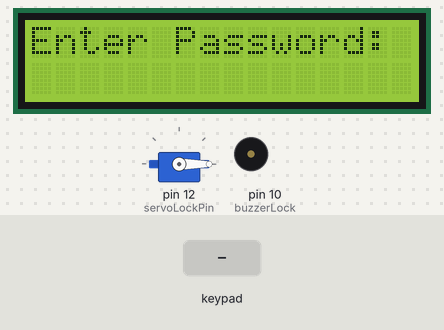
A sketch run on a simulated Arduino Uno, built with avr-gcc and run on an emulated ATmega328P. On the bench: 16×2 character LCD, servo, buzzer (waves = sounding, pin HIGH). The test bench sets the inputs (shaded band). EEPROM starts erased; what the sketch prints to the serial monitor is not drawn.

Above: at 1.3 s.
1.4 s: keypad keys 1 7 1 0 2 0 0 4 * pressed 0.4 s apart
At 3.8 s:
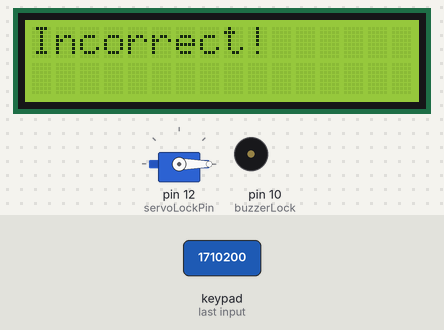
6.5 s: key '1' pressed
At 7.2 s:
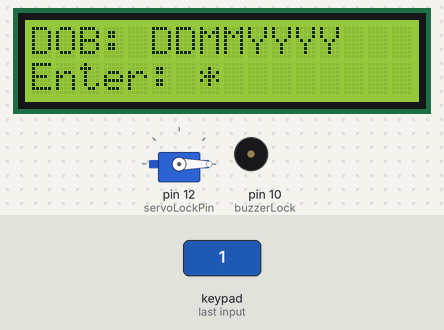
8.3 s: keypad keys 1 7 1 0 2 0 0 4 pressed 0.4 s apart
At 12.2 s:
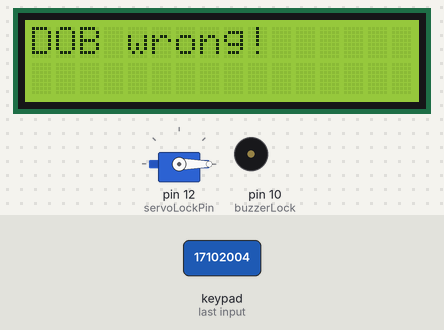
13.0 s: key '2' pressed
At 13.3 s:
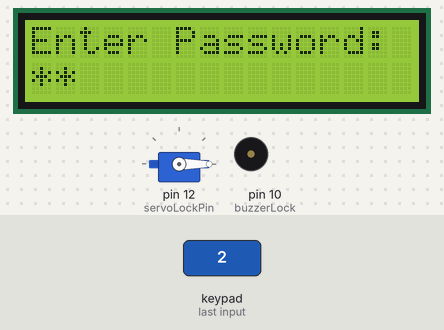
14.5 s: key '3' pressed
At 15.0 s:
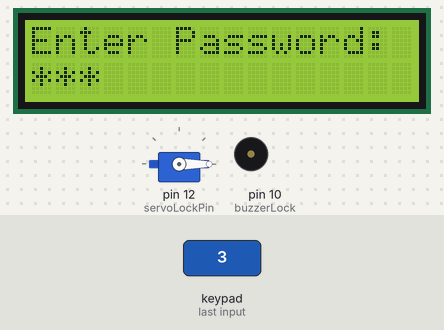
Timing chart, 0 to 17.0 s (numbered marks = the images above; inputs shaded):
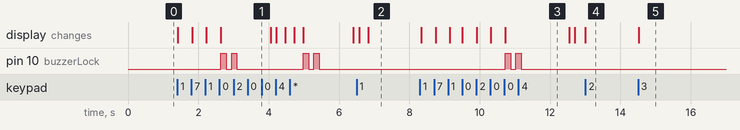

The sketch:

door_lock.ino
```cpp
#include <Wire.h>
#include <LiquidCrystal_I2C.h>
#include <Keypad_I2C.h>
#include <Servo.h>
#include <EEPROM.h>

// ================= Password Lock =================
#define PWnmbrLength 5  // รหัส 4 หลัก + '\0'
char Data[PWnmbrLength];
char Master[PWnmbrLength] = "1150";  // รหัสเริ่มต้น (จะถูกเขียนเก็บใน EEPROM ครั้งแรก)
byte data_count = 0;

// ====== ตั้งค่า "วันเดือนปีเกิด" ที่ต้องใช้ยืนยันก่อนรีเซ็ต ======
const char DOB_EXPECTED[] = "17102004";  // <<--- แก้ให้เป็นของคุณ รูปแบบ DDMMYYYY (8 หลัก)

// ====== EEPROM layout ======
const int EE_PASS_ADDR = 0;     // เก็บรหัส (รวม '\0' = 5 ไบต์)
const int EE_MAGIC_ADDR = 100;  // เก็บ magic byte เพื่อบอกว่าเคยตั้งค่าแล้ว
const byte EE_MAGIC_VAL = 0x42;

LiquidCrystal_I2C lcd(0x27, 16, 2);  // LCD address=0x27

// ----- Servo / Buzzer -----
int servoLockPin = 12;
Servo servoLock;
int buzzerLock = 10;

// ----- Keypad (PCF8574) -----
const byte ROWS = 4;
const byte COLS = 4;
char keys[ROWS][COLS] = {
  { '1', '2', '3', 'A' },
  { '4', '5', '6', 'B' },
  { '7', '8', '9', 'C' },
  { '*', '0', '#', 'D' }
};
byte rowPins[ROWS] = { 0, 1, 2, 3 };  // R1:P0 R2:P1 R3:P2 R4:P3
byte colPins[COLS] = { 4, 5, 6, 7 };  // C1:P4 C2:P5 C3:P6 C4:P7
#define KEYPAD_ADDR 0x20
Keypad_I2C keypad(makeKeymap(keys), rowPins, colPins, ROWS, COLS, KEYPAD_ADDR);

// ====== โหมดการทำงาน ======
enum Mode { MODE_NORMAL,
            MODE_RESET_CHECK_DOB,
            MODE_RESET_NEW_PW };
Mode mode = MODE_NORMAL;

// ====== บัฟเฟอร์สำหรับรีเซ็ต ======
char dobBuf[9];  // 8 หลัก + '\0'
byte dobCount = 0;

char newPwBuf[PWnmbrLength];
byte newPwCount = 0;

// ---------- Helper: Buzzer ----------
void beepOK(unsigned ms = 150) {
  digitalWrite(buzzerLock, HIGH);
  delay(ms);
  digitalWrite(buzzerLock, LOW);
}
void beepError(unsigned ms = 150) {
  for (int i = 0; i < 2; i++) {
    digitalWrite(buzzerLock, HIGH);
    delay(ms);
    digitalWrite(buzzerLock, LOW);
    delay(ms);
  }
}

// ---------- Helper: EEPROM ----------
void savePasswordToEEPROM(const char *pw) {
  // เก็บรหัส 4 หลัก + '\0'
  for (int i = 0; i < PWnmbrLength; i++) {
    EEPROM.update(EE_PASS_ADDR + i, pw[i]);
  }
  EEPROM.update(EE_MAGIC_ADDR, EE_MAGIC_VAL);
}

void loadPasswordFromEEPROM(char *out) {
  for (int i = 0; i < PWnmbrLength; i++) {
    out[i] = EEPROM.read(EE_PASS_ADDR + i);
  }
  // เผื่อกรณีข้อมูลไม่ครบ ใส่ null ท้าย
  out[PWnmbrLength - 1] = '\0';
}

// ---------- Helper: Clear buffers ----------
void clearData() {
  for (byte i = 0; i < PWnmbrLength; i++) Data[i] = '\0';
  data_count = 0;
}
void clearDOB() {
  for (byte i = 0; i < 9; i++) dobBuf[i] = '\0';
  dobCount = 0;
}
void clearNewPW() {
  for (byte i = 0; i < PWnmbrLength; i++) newPwBuf[i] = '\0';
  newPwCount = 0;
}

void showEnterPassword() {
  lcd.clear();
  lcd.setCursor(0, 0);
  lcd.print("Enter Password:");
  clearData();
}

// ======================= Setup =======================
void setup() {
  Wire.begin();
  lcd.init();
  lcd.backlight();

  keypad.begin();

  // Servo / Buzzer
  servoLock.attach(servoLockPin);
  servoLock.write(0);  // lock position
  pinMode(buzzerLock, OUTPUT);
  digitalWrite(buzzerLock, LOW);

  // Serial
  Serial.begin(9600);

  // ----- ตรวจ EEPROM ครั้งแรก -----
  if (EEPROM.read(EE_MAGIC_ADDR) != EE_MAGIC_VAL) {
    // ยังไม่เคยตั้งค่า -> เขียนค่าเริ่มต้นลง EEPROM
    savePasswordToEEPROM(Master);
  }

  // โหลดรหัสจาก EEPROM มาใส่ Master ทุกครั้งที่เปิดเครื่อง
  loadPasswordFromEEPROM(Master);

  showEnterPassword();
}

// ======================= Loop =======================
void loop() {
  char key = keypad.getKey();
  if (!key) {
    delay(50);
    return;
  }

  // --------- สวิตช์โหมดรีเซ็ตเมื่อกด '*' จากโหมดปกติ ---------
  if (mode == MODE_NORMAL && key == '*') {
    mode = MODE_RESET_CHECK_DOB;
    clearDOB();
    lcd.clear();
    lcd.print("DOB: DDMMYYYY");
    lcd.setCursor(0, 1);
    lcd.print("Enter: ");
    return;
  }

  switch (mode) {
    case MODE_NORMAL:
      {
        // --------- กรอกรหัสปกติ ---------
        if (key && key != '*') {
          // เก็บตัวอักษรที่กด
          if (data_count < PWnmbrLength - 1) {
            Data[data_count] = key;
            lcd.setCursor(data_count, 1);
            lcd.print('*');  // แสดง * แทนตัวเลข
            data_count++;
          }
        }

        // เมื่อครบ 4 หลัก -> ตรวจ
        if (data_count == PWnmbrLength - 1) {
          Data[data_count] = '\0';
          lcd.clear();
          if (!strcmp(Data, Master)) {
            lcd.print("Unlocking...");
            // Buzzer success
            digitalWrite(buzzerLock, HIGH);
            delay(500);
            digitalWrite(buzzerLock, LOW);

            // Servo เปิด 5 วิ แล้วล็อกกลับ
            servoLock.write(90);
            delay(5000);
            servoLock.write(0);

          } else {
            lcd.print("Incorrect!");
            Serial.println("WRONG_PASS");
            beepError(150);
          }
          clearData();
          delay(800);
          showEnterPassword();
        }
      }
      break;

    case MODE_RESET_CHECK_DOB:
      {
        // --------- รับ DOB 8 หลัก (0-9 เท่านั้น) ---------
        if (key >= '0' && key <= '9') {
          if (dobCount < 8) {
            dobBuf[dobCount++] = key;
            lcd.print('*');  // ซ่อนเป็น *
          }
          if (dobCount == 8) {
            dobBuf[8] = '\0';
            // ตรวจกับ DOB_EXPECTED
            if (strcmp(dobBuf, DOB_EXPECTED) == 0) {
              // ผ่าน -> ไปตั้งรหัสใหม่
              beepOK(120);
              mode = MODE_RESET_NEW_PW;
              clearNewPW();
              lcd.clear();
              lcd.print("New PIN (4):");
              lcd.setCursor(0, 1);
            } else {
              // ไม่ผ่าน
              lcd.clear();
              lcd.print("DOB wrong!");
              beepError(150);
              delay(1200);
              mode = MODE_NORMAL;
              showEnterPassword();
            }
          }
        } else if (key == '#') {
          // เผื่อผู้ใช้กดยกเลิก
          mode = MODE_NORMAL;
          showEnterPassword();
        }
      }
      break;

    case MODE_RESET_NEW_PW:
      {
        // --------- รับรหัสใหม่ 4 หลัก ---------
        if (key >= '0' && key <= '9') {
          if (newPwCount < PWnmbrLength - 1) {
            newPwBuf[newPwCount++] = key;
            lcd.print('*');  // ซ่อน
          }
          if (newPwCount == PWnmbrLength - 1) {
            newPwBuf[PWnmbrLength - 1] = '\0';

            // บันทึกลง EEPROM + อัปเดต Master ใน RAM
            savePasswordToEEPROM(newPwBuf);
            loadPasswordFromEEPROM(Master);

            lcd.clear();
            lcd.print("PIN Updated!");
            Serial.println("PASS_CHANGED");
            beepOK(250);
            delay(1200);

            // กลับโหมดปกติ
            mode = MODE_NORMAL;
            showEnterPassword();
          }
        } else if (key == '#') {
          // ยกเลิกการตั้งรหัสใหม่
          mode = MODE_NORMAL;
          showEnterPassword();
        }
      }
      break;
  }

  delay(50);
}
```

Measured:
- after the input at 1.4 s, pin 10 (buzzerLock): LOW → HIGH after 1.2 s, → LOW 0.15 s later, → HIGH 0.15 s later, → LOW 0.15 s later, … (8 changes in this stretch); the display: first changes at once (image 1 shows a later state)
- after the input at 6.5 s, the display: first differs from a run without the input after 0.33 s (image 2)
- after the input at 8.3 s, pin 10 (buzzerLock): alternates HIGH for 0.15 s and LOW for 0.15 s, 4 changes in all, then stays LOW, starting after 2.4 s; the display: first changes at once (image 3 shows a later state)
- after the input at 13.0 s, the display: changes at once (image 4)
- after the input at 14.5 s, the display: changes at once (image 5)
